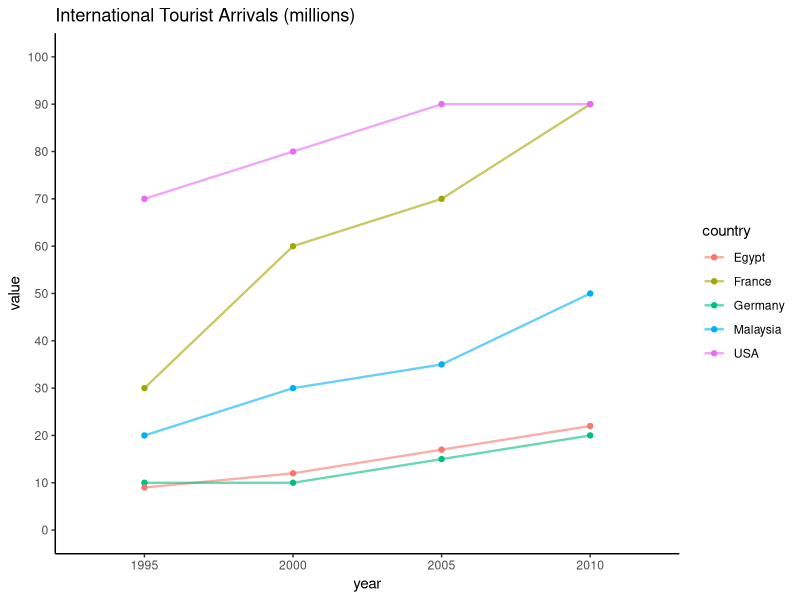
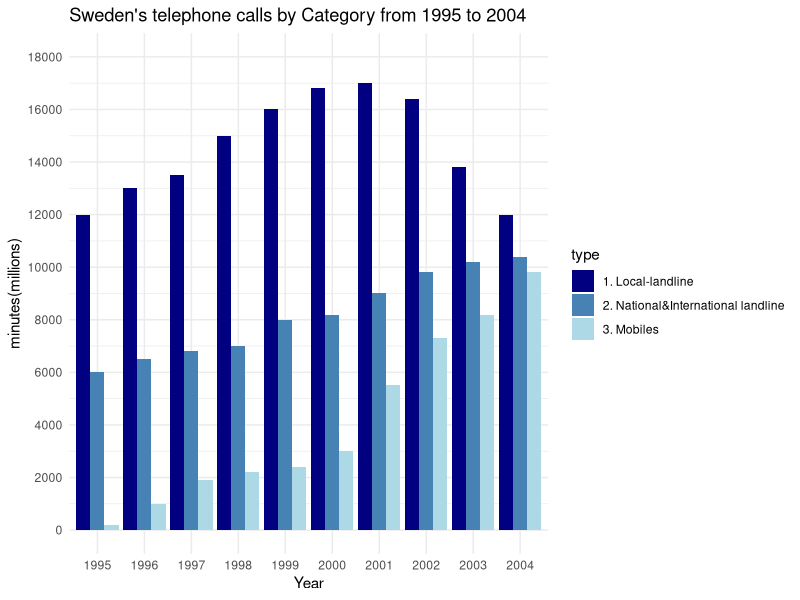

Source code (R) for these figures, in order:
library(tidyverse)
library(viridis)
library(RColorBrewer)

country <- c("Germany", "Egypt", "Malaysia",
             "France", "USA" )
year_1995 <- c(10, 9, 20, 30, 70)
year_2000 <- c(10, 12, 30, 60,80)
year_2005 <- c(15, 17, 35,70, 90)
year_2010 <- c(20, 22, 50, 90, 90)

tourist_arrivals <- tibble(
    country <- c("Germany", "Egypt", "Malaysia",
                 "France", "USA" ),
    year_1995 <- c(10, 9, 20, 30, 70),
    year_2000 <- c(10, 12, 30, 60,80),
    year_2005 <- c(15, 17, 35,70, 90),
    year_2010 <- c(20, 22, 50, 90, 90))

colnames(tourist_arrivals) <- 
    c("country", "1995", "2000", "2005", "2010")

p1 <- tourist_arrivals %>% 
    pivot_longer(`1995`:`2010`, 
                 names_to = "year",
                 values_to = "value")

ggplot(data = p1,
       aes(year, value, 
           color=country, 
           group=country)) +
    geom_line(size=0.8, alpha = 0.6) + 
    geom_point() +
    theme_classic() +
    labs(title = "International Tourist Arrivals (millions)") + 
    scale_y_continuous(
    breaks = c(0,10,20,30,40,50,60,70,80,90,100), limits = c(0,100))


telephone_call <- tibble(
    call_type <- c("1. Local-landline", 
           "2. National&International landline",
                   "3. Mobiles"),
    year1995 <- c(12000, 6000, 200),
    year1996 <- c(13000, 6500, 1000),
    year1997 <- c(13500, 6800, 1900),
    year1998 <- c(15000, 7000, 2200),
    year1999 <- c(16000, 8000, 2400),
    year2000 <- c(16800, 8200, 3000),
    year2001 <- c(17000, 9000, 5500),
    year2002 <- c(16400, 9800, 7300),
    year2003 <- c(13800, 10200,8200),
    year2004 <- c(12000, 10400,9800))

colnames(telephone_call) <- 
    c("type", "1995", "1996","1997","1998","1999","2000", "2001", "2002","2003", "2004")

p2 <- telephone_call %>% 
    pivot_longer(`1995`:`2004`,
                 names_to = "year",
                 values_to = "minutes")

ggplot(data = p2,
       aes(year, minutes, 
           fill=type, 
           group=type)) +
    geom_col(position = "dodge") + 
    theme_minimal() +
    scale_fill_manual(values = c("navy", "steelblue","light blue")) +
    labs(title = "Sweden's telephone calls by Category from 1995 to 2004", x = "Year", y  = "minutes(millions)") + 
    scale_y_continuous(breaks = c(0,2000,4000,6000,8000,10000,12000,14000,16000,18000),limits = c(0,18000))



